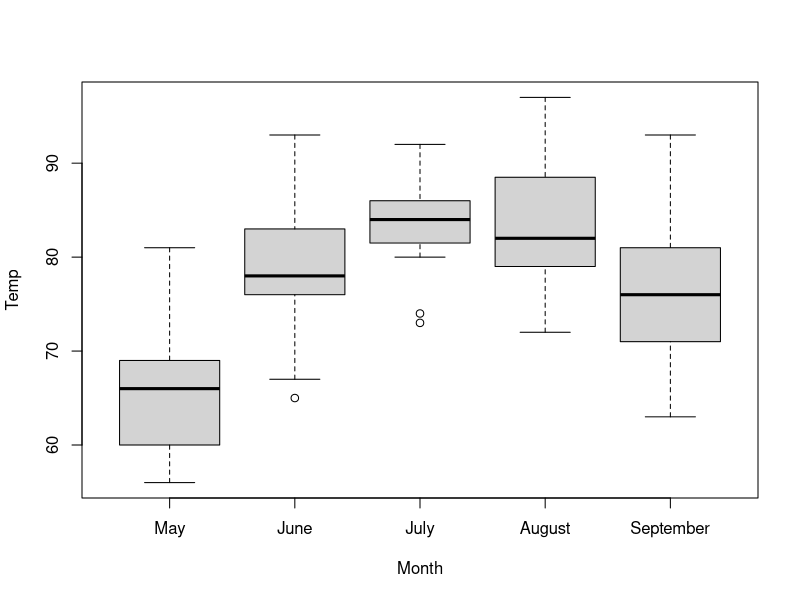

Write the R code that produced this figure.
library(datasets)

boxplot(Temp ~ Month, data=airquality, xaxt = "n")

axis(1, at=1:5,
     labels = c("May","June","July","August","September"))
